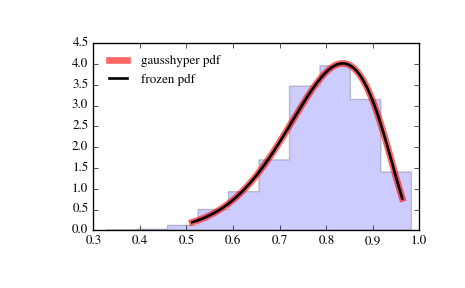

Python code for this plot:
from scipy.stats import gausshyper
import matplotlib.pyplot as plt
fig, ax = plt.subplots(1, 1)

# Calculate a few first moments:

a, b, c, z = 13.8, 3.12, 2.51, 5.18
mean, var, skew, kurt = gausshyper.stats(a, b, c, z, moments='mvsk')

# Display the probability density function (``pdf``):

x = np.linspace(gausshyper.ppf(0.01, a, b, c, z),
                gausshyper.ppf(0.99, a, b, c, z), 100)
ax.plot(x, gausshyper.pdf(x, a, b, c, z),
       'r-', lw=5, alpha=0.6, label='gausshyper pdf')

# Alternatively, the distribution object can be called (as a function)
# to fix the shape, location and scale parameters. This returns a "frozen"
# RV object holding the given parameters fixed.

# Freeze the distribution and display the frozen ``pdf``:

rv = gausshyper(a, b, c, z)
ax.plot(x, rv.pdf(x), 'k-', lw=2, label='frozen pdf')

# Check accuracy of ``cdf`` and ``ppf``:

vals = gausshyper.ppf([0.001, 0.5, 0.999], a, b, c, z)
np.allclose([0.001, 0.5, 0.999], gausshyper.cdf(vals, a, b, c, z))
# True

# Generate random numbers:

r = gausshyper.rvs(a, b, c, z, size=1000)

# And compare the histogram:

ax.hist(r, normed=True, histtype='stepfilled', alpha=0.2)
ax.legend(loc='best', frameon=False)
plt.show()
